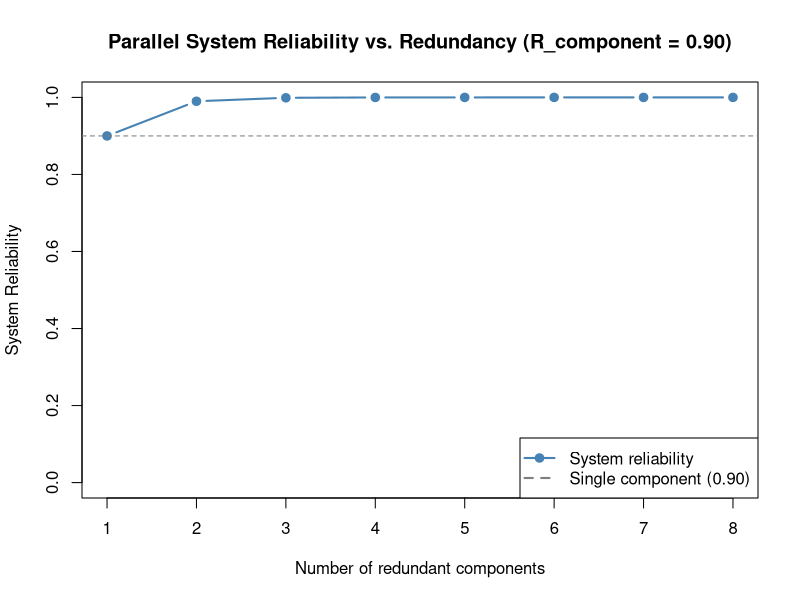

This figure's R source:
## ---- chunk 1
#| message: false
library(DiagrammeR)
## ---- chunk 2
#| eval: !expr knitr::is_html_output(excludes = "epub")
grViz("
digraph series {
  rankdir = LR
  graph [bgcolor = transparent]
  node [shape = rectangle, style = filled, fillcolor = '#AED6F1',
        fontname = 'sans-serif', fontsize = 12, margin = '0.2,0.1']
  edge [arrowsize = 0.8]
  I [shape = point, width = 0.15, fillcolor = black]
  A [label = 'Motor\nR = 0.95']
  B [label = 'Pump\nR = 0.90']
  C [label = 'Valve\nR = 0.98']
  O [shape = point, width = 0.15, fillcolor = black]
  I -> A -> B -> C -> O
}
")
## ---- chunk 3
R_motor <- 0.95
R_pump  <- 0.90
R_valve <- 0.98

R_series <- R_motor * R_pump * R_valve
R_series  # ~0.838
## ---- chunk 4
R_components <- c(0.98, 0.96, 0.99, 0.94, 0.97)
# R_series <- prod(R_components)
## ---- chunk 5
R_components <- c(0.98, 0.96, 0.99, 0.94, 0.97)
R_series <- prod(R_components)
R_series  # ~0.845
## ---- chunk 6
#| eval: !expr knitr::is_html_output(excludes = "epub")
grViz("
digraph parallel {
  rankdir = LR
  graph [bgcolor = transparent]
  node [shape = rectangle, style = filled, fillcolor = '#A9DFBF',
        fontname = 'sans-serif', fontsize = 12, margin = '0.2,0.1']
  edge [arrowsize = 0.8]
  I [shape = point, width = 0.15, fillcolor = black]
  A [label = 'Generator 1\nR = 0.90']
  B [label = 'Generator 2\nR = 0.85']
  O [shape = point, width = 0.15, fillcolor = black]
  I -> A -> O
  I -> B -> O
}
")
## ---- chunk 7
R_gen1 <- 0.90  # Generator 1
R_gen2 <- 0.85  # Generator 2

R_parallel <- 1 - (1 - R_gen1) * (1 - R_gen2)
R_parallel  # 0.985
## ---- chunk 8
n_vals <- 1:8
Rc     <- 0.90
R_par  <- 1 - (1 - Rc)^n_vals

plot(n_vals, R_par, type = "b", col = "steelblue", lwd = 2, pch = 19,
     xlab = "Number of redundant components",
     ylab = "System Reliability",
     main = "Parallel System Reliability vs. Redundancy (R_component = 0.90)",
     ylim = c(0, 1))
abline(h = Rc, col = "gray50", lty = 2)
legend("bottomright",
       legend = c("System reliability", "Single component (0.90)"),
       col = c("steelblue", "gray50"), lty = c(1, 2), pch = c(19, NA), lwd = 2)
## ---- chunk 9
R_components <- c(0.88, 0.88, 0.88)
# R_parallel <- 1 - prod(1 - R_components)
## ---- chunk 10
R_components <- c(0.88, 0.88, 0.88)
R_parallel <- 1 - prod(1 - R_components)
R_parallel  # ~0.9983
## ---- chunk 11
#| eval: !expr knitr::is_html_output(excludes = "epub")
grViz("
digraph mixed {
  rankdir = LR
  graph [bgcolor = transparent]
  node [shape = rectangle, style = filled, fillcolor = '#F9E79F',
        fontname = 'sans-serif', fontsize = 12, margin = '0.2,0.1']
  edge [arrowsize = 0.8]
  I [shape = point, width = 0.15, fillcolor = black]
  S [label = 'Sensor\nR = 0.95']
  T [label = 'Transmitter\nR = 0.97']
  A1 [label = 'Actuator 1\nR = 0.90']
  A2 [label = 'Actuator 2\nR = 0.90']
  O [shape = point, width = 0.15, fillcolor = black]
  I -> S -> T -> A1 -> O
  T -> A2 -> O
}
")
## ---- chunk 12
# Subsystem A (series)
R_A <- 0.95 * 0.97
R_A

# Subsystem B (parallel)
R_B <- 1 - (1 - 0.90) * (1 - 0.90)
R_B

# Overall system (A and B in series)
R_system <- R_A * R_B
R_system
## ---- chunk 13
#| eval: !expr knitr::is_html_output(excludes = "epub")
grViz("
digraph koon {
  rankdir = LR
  graph [bgcolor = transparent]
  node [shape = rectangle, style = filled, fillcolor = '#D7BDE2',
        fontname = 'sans-serif', fontsize = 12, margin = '0.2,0.1']
  edge [arrowsize = 0.8]
  I  [shape = point, width = 0.15, fillcolor = black]
  C1 [label = 'Computer 1\nR = 0.99']
  C2 [label = 'Computer 2\nR = 0.99']
  C3 [label = 'Computer 3\nR = 0.99']
  V  [label = 'Voter\n(2-of-3)', shape = diamond, fillcolor = '#F1948A', fontsize = 11]
  O  [shape = point, width = 0.15, fillcolor = black]
  I -> C1 -> V
  I -> C2 -> V
  I -> C3 -> V
  V -> O
}
")
## ---- chunk 14
n <- 3      # total components
k <- 2      # minimum required
p <- 0.99   # individual reliability

R_voting <- 1 - pbinom(k - 1, n, 1 - p)
R_voting  # 0.9997
## ---- chunk 15
n <- 5
k <- 3
p <- 0.95
# R_sys <- 1 - pbinom(k - 1, n, 1 - p)
## ---- chunk 16
n <- 5
k <- 3
p <- 0.95
R_sys <- 1 - pbinom(k - 1, n, 1 - p)
R_sys  # ~0.9988
## ---- chunk 17
lambda <- 0.01  # failures per hour

MTTF_single   <- 1 / lambda
MTTF_parallel <- (1 / lambda) * (1 + 1/2)

MTTF_single    # 100 hours
MTTF_parallel  # 150 hours — 50% longer with one spare
## ---- chunk 18
lambda <- 0.001   # total component failure rate (per hour)
t      <- 1000    # mission time (hours)

beta_vals <- c(0, 0.05, 0.10, 0.20)

results <- sapply(beta_vals, function(b) {
  R_ind <- exp(-(1 - b) * lambda * t)   # independent reliability
  R_ccf <- exp(-b * lambda * t)         # common-cause reliability
  R_sys <- (1 - (1 - R_ind)^2) * R_ccf
  round(R_sys, 4)
})

data.frame(beta_CCF = beta_vals, R_system = results)
## ---- chunk 19
#| eval: !expr knitr::is_html_output(excludes = "epub")
grViz("
digraph fta {
  rankdir = TB
  graph [bgcolor = transparent]
  node [fontname = 'sans-serif', fontsize = 12, style = filled]
  edge [arrowsize = 0.8]
  Top [label = 'System\nFailure',  shape = rectangle, fillcolor = '#E74C3C', fontcolor = white]
  OR  [label = 'OR Gate',          shape = diamond,   fillcolor = '#F39C12']
  F1  [label = 'Component A\nFails', shape = ellipse, fillcolor = '#AED6F1']
  F2  [label = 'Component B\nFails', shape = ellipse, fillcolor = '#AED6F1']
  Top -> OR
  OR  -> F1
  OR  -> F2
}
")
## ---- chunk 20
# Step 1 — Water supply subsystem
R_pump_parallel <- 1 - (1 - 0.92)^2
R_water <- R_pump_parallel * 0.99
R_water

# Step 2 — Control subsystem
R_control <- 1 - (1 - 0.97) * (1 - 0.95)
R_control

# Step 3 — Overall system (both subsystems in series)
R_system <- R_water * R_control
R_system
## ---- chunk 21
R_pump1  <- 0.92
R_pump2  <- 0.92
R_filter <- 0.999   # upgraded from 0.99
R_ctrl1  <- 0.97
R_ctrl2  <- 0.95
## ---- chunk 22
R_pump1  <- 0.92
R_pump2  <- 0.92
R_filter <- 0.999
R_ctrl1  <- 0.97
R_ctrl2  <- 0.95

R_pump_parallel <- 1 - (1 - R_pump1) * (1 - R_pump2)
R_water   <- R_pump_parallel * R_filter
R_control <- 1 - (1 - R_ctrl1) * (1 - R_ctrl2)
R_system  <- R_water * R_control
R_system  # ~0.985
